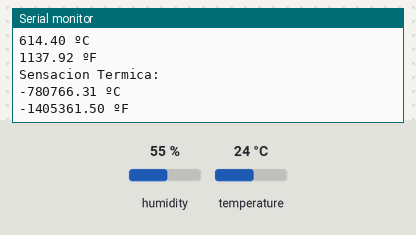
The sketch below on a simulated Arduino Uno, built with avr-gcc and run on an emulated ATmega328P. Parts: the last lines printed to the serial monitor. Wiring (inferred from the names in the program): DHT11 sensor: data pin 2. The inputs (shaded band) are chosen by the test bench; at power-on: humidity 55 %, temperature 24 °C.

Above: at 5.4 s.
5.5 s: humidity set to 22 %
At 7.9 s:
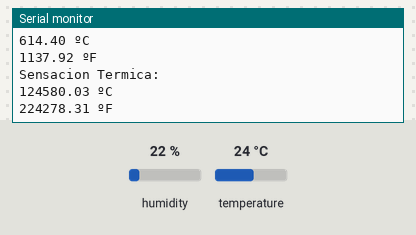
8.9 s: temperature set to 12 °C
At 10.8 s:
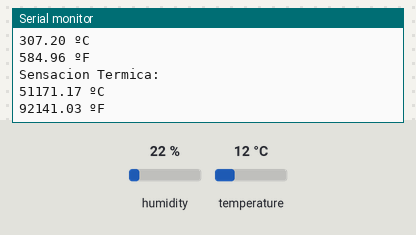
12.3 s: humidity set to 40 %
At 15.2 s:
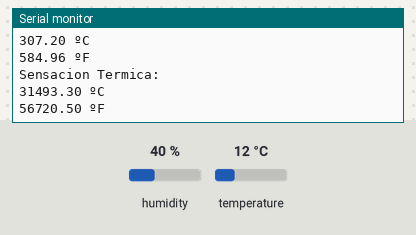
Timing chart, 0 to 16.7 s (numbered marks = the images above; inputs shaded):
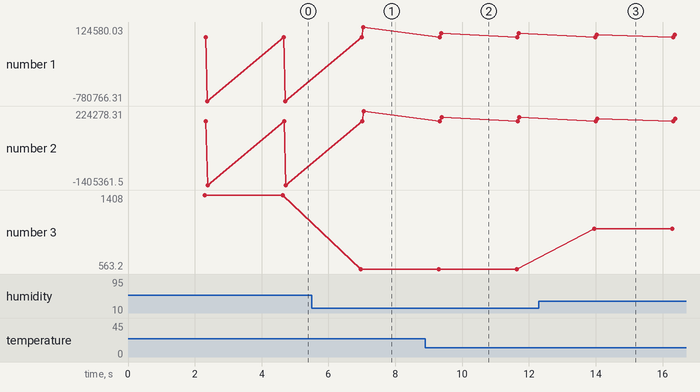

Measured:
- after the input at 5.5 s, the serial monitor: prints a new line after 1.5 s (image 1)
- after the input at 8.9 s, the serial monitor: prints a new line after 0.42 s (image 2)
- after the input at 12.3 s, the serial monitor: prints a new line after 1.7 s (image 3)
- plotted number 1: -780766.31 → 124580.03 after the input at 5.5 s, 124580.03 → 51171.17 after the input at 8.9 s, 51171.17 → 31493.3 after the input at 12.3 s
- plotted number 2: -1405361.5 → 224278.31 after the input at 5.5 s, 224278.31 → 92141.03 after the input at 8.9 s, 92141.03 → 56720.5 after the input at 12.3 s
- plotted number 3: 1408 → 563.2 after the input at 5.5 s, 563.2 → 1024 after the input at 12.3 s

The sketch:

Arduino_sensor_temperatura_y_humedad20241003112137.ino
```cpp
#include <DHT.h>

#define DHTPIN 2       // Pin de datos para el DHT11
#define DHTTYPE DHT22  // Tipo de sensor, puedes cambiar por DHT22

float humedad;
float temperaturaC;
float temperaturaF;
float sensacionC;
float sensacionF;

DHT sensorDHT(DHTPIN, DHTTYPE); // Crear el objeto de tipo DHT

void setup() {
  Serial.begin(9600);
  sensorDHT.begin();
}

void loop() {
  delay(2000); // Retardo de 2 segundos para el sensor

  humedad = sensorDHT.readHumidity();
  temperaturaC = sensorDHT.readTemperature();
  temperaturaF = sensorDHT.readTemperature(true);

  if ( isnan(humedad) || isnan(temperaturaC) || isnan(temperaturaF) ) {
    Serial.println("Error en la lectura del sensor");
    return;   // Si hubo un error en la lectura, el programa sale,
              // reiniciando la función loop,
  }           // si no hubo error, el programa continúa.

  sensacionC = sensorDHT.computeHeatIndex(temperaturaC,humedad,false);
  sensacionF = sensorDHT.computeHeatIndex(temperaturaF,humedad);

  Serial.println("Humedad Relativa: ");
  Serial.print(humedad);
  Serial.println("%");
  Serial.println("Temperatura: ");
  Serial.print(temperaturaC);
  Serial.println(" ºC");
  Serial.print(temperaturaF);
  Serial.println(" ºF");
  Serial.println("Sensacion Termica: ");
  Serial.print(sensacionC);
  Serial.println(" ºC");
  Serial.print(sensacionF);
  Serial.println(" ºF");
}
```
